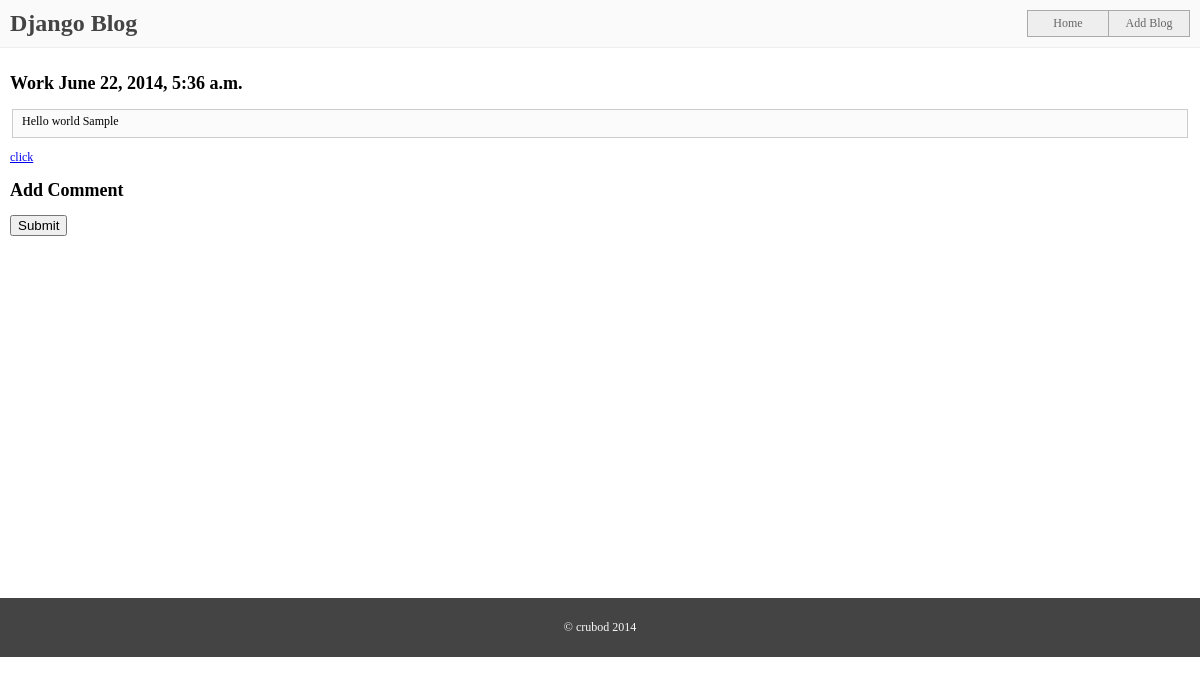
The app's page /add-comment/24 with its own data.
### blog/models.py (models this page shows, shortened)
class Post(models.Model):
	title = models.CharField(max_length = 140)
	description = models.CharField(max_length=140)
	content = models.TextField()
	slug  = models.BooleanField(default=True)
	published = models.DateTimeField(auto_now_add = True)
	created = models.ForeignKey(User, null=True)
	author = models.URLField(blank = True)
	link = models.URLField(blank=True)
	link_description = models.CharField(max_length = 140 , blank = True)
	class Meta:
		ordering = ['-created']

### blog/views.py (the view)
# urls.py: url(r'^add-comment/(?P<id>\w+)$', views.add_comment, name= 'add-comment'),
def add_comment(request,id):
    post = Post.objects.filter(id=id)
    if post:
        post = post[0]
        if 'POST' == request.method:
            form = CommentForm(request.POST)
            if form.is_valid():
                form.save()
        else:
            form = CommentForm()
        return render(request, 'blog/blogger.html', { 'form' : form , 'post': post} )

### blog/templates/blog/blogger.html (shortened to what this page needs)
{% extends 'blog/base.html' %}
{% block content %}
<div>
    <h1>
        <label class ="info"> {{post.title}} </label>
        <label class = "info"> {{ post.published }}</label>
    </h1>
    <fieldset>
        <label class ="info"> {{post.content}}</label>
        <label class ="info"> {{post.description}}</label>
    </fieldset>
    <p>
        <label class="info"><a href="{{ post.link }}" target="_blank">click</a></label>
    </p>
</div>
<div>
    <h1> Add Comment</h1>
        <form action="{% url 'add-comment' post.id %}" method="post">
        <p>
       <input type="submit" value="Submit"/>
        </p>
        </form>
</div>
{% endblock %}

### blog/templates/blog/base.html (style rules this page uses)
body { margin: 0; padding: 0px; font-size: 12px; }
fieldset { border: 1px solid #CCC; background: #FBFBFB; }

### records on screen
Post: title "Work", published "June 22, 2014, 5:36 a.m.", content "Hello world", description "Sample"
